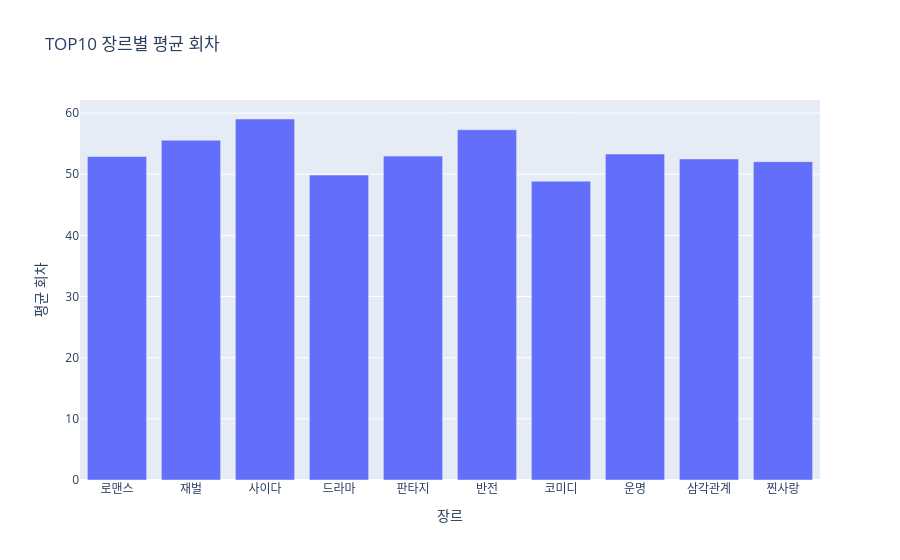

The code cell stored with this chart in its notebook:
### Code cell
import plotly.express as px

# 1. 장르 개수 TOP10
top_genres = genre_count.head(10).index

# 2. 그 장르들의 평균 회차
top10_avg = genre_avg.loc[top_genres]

# 3. 시각화
fig = px.bar(
    x=top10_avg.index,
    y=top10_avg.values,
    labels={"x": "장르", "y": "평균 회차"},
    title="TOP10 장르별 평균 회차"
)

fig.show()

### Figure 1 — Plotly figure (JSON) as saved in the notebook; plotly's stock layout.template omitted (floating-point values rounded to 4 significant figures)
{"data": [{"hovertemplate": "장르=%{x}<br>평균 회차=%{y}<extra></extra>", "legendgroup": "", "marker": {"color": "#636efa", "pattern": {"shape": ""}}, "name": "", "orientation": "v", "showlegend": false, "textposition": "auto", "type": "bar", "x": ["로맨스", "재벌", "사이다", "드라마", "판타지", "반전", "코미디", "운명", "삼각관계", "찐사랑"], "xaxis": "x", "y": [52.9, 55.56, 59.03, 49.86, 52.96, 57.27, 48.87, 53.3, 52.5, 52.06], "yaxis": "y"}], "layout": {"barmode": "relative", "legend": {"tracegroupgap": 0}, "title": {"text": "TOP10 장르별 평균 회차"}, "xaxis": {"anchor": "y", "domain": [0, 1], "title": {"text": "장르"}}, "yaxis": {"anchor": "x", "domain": [0, 1], "title": {"text": "평균 회차"}}}}
